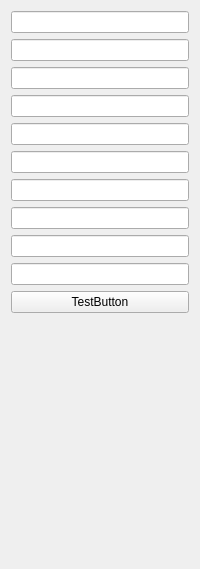
          <widget class="QWidget" name="tab_9">
           <attribute name="title">
            <string>Input Fields</string>
           </attribute>
           <layout class="QVBoxLayout" name="verticalLayout_13">
            <item>
             <widget class="QLineEdit" name="lineEdit_2"/>
            </item>
            <item>
             <widget class="QLineEdit" name="lineEdit_3"/>
            </item>
            <item>
             <widget class="QLineEdit" name="lineEdit_4"/>
            </item>
            <item>
             <widget class="QLineEdit" name="lineEdit_5"/>
            </item>
            <item>
             <widget class="QLineEdit" name="lineEdit_6"/>
            </item>
            <item>
             <widget class="QLineEdit" name="lineEdit_7"/>
            </item>
            <item>
             <widget class="QLineEdit" name="lineEdit_8"/>
            </item>
            <item>
             <widget class="QLineEdit" name="lineEdit_9"/>
            </item>
            <item>
             <widget class="QLineEdit" name="lineEdit_10"/>
            </item>
            <item>
             <widget class="QLineEdit" name="lineEdit_11"/>
            </item>
            <item>
             <widget class="QPushButton" name="pushButton_13">
              <property name="text">
               <string>TestButton</string>
              </property>
             </widget>
            </item>
            <item>
             <spacer name="verticalSpacer_6">
              <property name="orientation">
               <enum>Qt::Vertical</enum>
              </property>
              <property name="sizeHint" stdset="0">
               <size>
                <width>20</width>
                <height>245</height>
               </size>
              </property>
             </spacer>
            </item>
           </layout>
          </widget>
